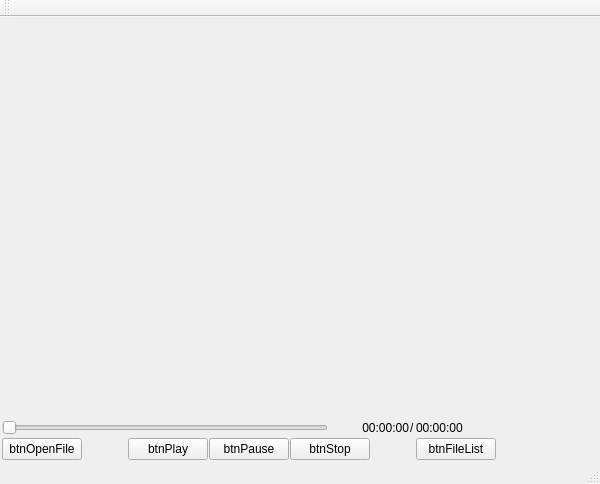
<?xml version="1.0" encoding="UTF-8"?>
<ui version="4.0">
 <class>FFmpegVideoClass</class>
 <widget class="QMainWindow" name="FFmpegVideoClass">
  <property name="geometry">
   <rect>
    <x>0</x>
    <y>0</y>
    <width>600</width>
    <height>484</height>
   </rect>
  </property>
  <property name="minimumSize">
   <size>
    <width>600</width>
    <height>300</height>
   </size>
  </property>
  <property name="windowTitle">
   <string>FFmpegVideo</string>
  </property>
  <widget class="QWidget" name="centralWidget">
   <layout class="QHBoxLayout" name="horizontalLayout_5">
    <property name="spacing">
     <number>1</number>
    </property>
    <property name="leftMargin">
     <number>1</number>
    </property>
    <property name="topMargin">
     <number>1</number>
    </property>
    <property name="rightMargin">
     <number>1</number>
    </property>
    <property name="bottomMargin">
     <number>1</number>
    </property>
    <item>
     <layout class="QHBoxLayout" name="horizontalLayout_4" stretch="5,1">
      <property name="spacing">
       <number>2</number>
      </property>
      <item>
       <layout class="QVBoxLayout" name="verticalLayout" stretch="1,0,0">
        <property name="spacing">
         <number>1</number>
        </property>
        <item>
         <widget class="QWidget" name="videoDisplayWidget" native="true">
          <property name="minimumSize">
           <size>
            <width>0</width>
            <height>0</height>
           </size>
          </property>
          <layout class="QHBoxLayout" name="horizontalLayout_3">
           <property name="spacing">
            <number>1</number>
           </property>
           <property name="leftMargin">
            <number>1</number>
           </property>
           <property name="topMargin">
            <number>1</number>
           </property>
           <property name="rightMargin">
            <number>1</number>
           </property>
           <property name="bottomMargin">
            <number>1</number>
           </property>
           <item>
            <layout class="QVBoxLayout" name="videoLayout">
             <property name="spacing">
              <number>1</number>
             </property>
            </layout>
           </item>
          </layout>
         </widget>
        </item>
        <item>
         <widget class="QWidget" name="progressCtrlWidget" native="true">
          <layout class="QHBoxLayout" name="horizontalLayout">
           <property name="spacing">
            <number>1</number>
           </property>
           <property name="leftMargin">
            <number>1</number>
           </property>
           <property name="topMargin">
            <number>1</number>
           </property>
           <property name="rightMargin">
            <number>1</number>
           </property>
           <property name="bottomMargin">
            <number>1</number>
           </property>
           <item>
            <widget class="QSlider" name="videoProessSlider">
             <property name="orientation">
              <enum>Qt::Horizontal</enum>
             </property>
            </widget>
           </item>
           <item>
            <widget class="QLabel" name="labelRunTime">
             <property name="minimumSize">
              <size>
               <width>80</width>
               <height>0</height>
              </size>
             </property>
             <property name="layoutDirection">
              <enum>Qt::LeftToRight</enum>
             </property>
             <property name="text">
              <string>00:00:00</string>
             </property>
             <property name="alignment">
              <set>Qt::AlignRight|Qt::AlignTrailing|Qt::AlignVCenter</set>
             </property>
            </widget>
           </item>
           <item>
            <widget class="QLabel" name="labelSeparator">
             <property name="minimumSize">
              <size>
               <width>5</width>
               <height>0</height>
              </size>
             </property>
             <property name="text">
              <string>/</string>
             </property>
            </widget>
           </item>
           <item>
            <widget class="QLabel" name="labelTotalTime">
             <property name="minimumSize">
              <size>
               <width>80</width>
               <height>0</height>
              </size>
             </property>
             <property name="text">
              <string>00:00:00</string>
             </property>
            </widget>
           </item>
          </layout>
         </widget>
        </item>
        <item>
         <widget class="QWidget" name="playCtrlWidget" native="true">
          <layout class="QHBoxLayout" name="horizontalLayout_2">
           <property name="spacing">
            <number>1</number>
           </property>
           <property name="leftMargin">
            <number>1</number>
           </property>
           <property name="topMargin">
            <number>1</number>
           </property>
           <property name="rightMargin">
            <number>1</number>
           </property>
           <property name="bottomMargin">
            <number>1</number>
           </property>
           <item>
            <widget class="QPushButton" name="btnOpenFile">
             <property name="text">
              <string>btnOpenFile</string>
             </property>
            </widget>
           </item>
           <item>
            <spacer name="horizontalSpacer">
             <property name="orientation">
              <enum>Qt::Horizontal</enum>
             </property>
             <property name="sizeHint" stdset="0">
              <size>
               <width>52</width>
               <height>20</height>
              </size>
             </property>
            </spacer>
           </item>
           <item>
            <widget class="QPushButton" name="btnPlay">
             <property name="text">
              <string>btnPlay</string>
             </property>
            </widget>
           </item>
           <item>
            <widget class="QPushButton" name="btnPause">
             <property name="text">
              <string>btnPause</string>
             </property>
            </widget>
           </item>
           <item>
            <widget class="QPushButton" name="btnStop">
             <property name="text">
              <string>btnStop</string>
             </property>
            </widget>
           </item>
           <item>
            <spacer name="horizontalSpacer_2">
             <property name="orientation">
              <enum>Qt::Horizontal</enum>
             </property>
             <property name="sizeHint" stdset="0">
              <size>
               <width>51</width>
               <height>20</height>
              </size>
             </property>
            </spacer>
           </item>
           <item>
            <widget class="QPushButton" name="btnFileList">
             <property name="text">
              <string>btnFileList</string>
             </property>
            </widget>
           </item>
          </layout>
         </widget>
        </item>
       </layout>
      </item>
      <item>
       <widget class="QWidget" name="fileListWidget" native="true">
        <property name="minimumSize">
         <size>
          <width>100</width>
          <height>0</height>
         </size>
        </property>
       </widget>
      </item>
     </layout>
    </item>
   </layout>
  </widget>
  <widget class="QMenuBar" name="menuBar">
   <property name="geometry">
    <rect>
     <x>0</x>
     <y>0</y>
     <width>600</width>
     <height>23</height>
    </rect>
   </property>
  </widget>
  <widget class="QToolBar" name="mainToolBar">
   <attribute name="toolBarArea">
    <enum>TopToolBarArea</enum>
   </attribute>
   <attribute name="toolBarBreak">
    <bool>false</bool>
   </attribute>
  </widget>
  <widget class="QStatusBar" name="statusBar"/>
 </widget>
 <layoutdefault spacing="6" margin="11"/>
 <resources>
  <include location="FFmpegVideo.qrc"/>
 </resources>
 <connections/>
</ui>
